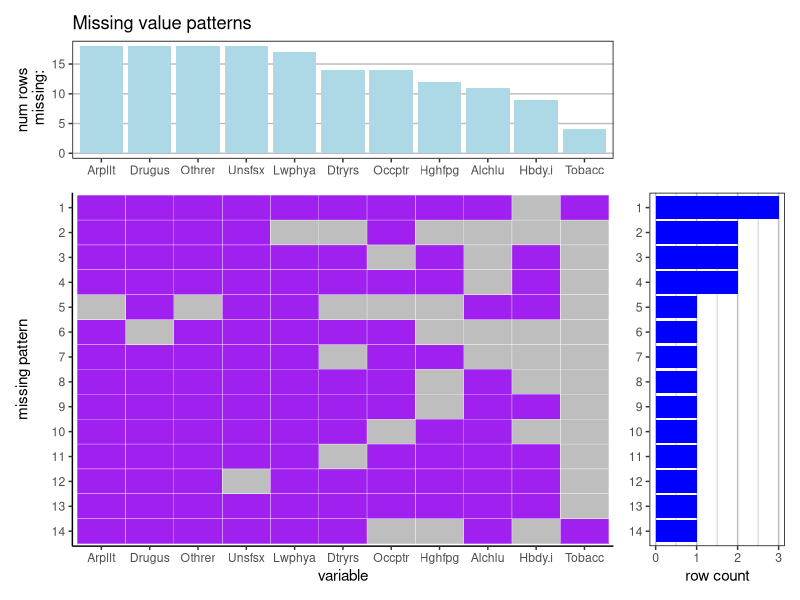
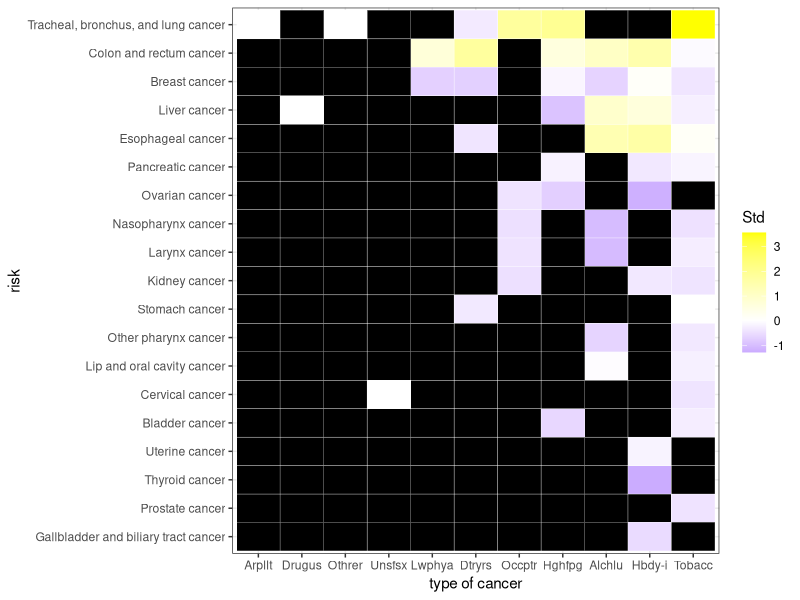

Reproduce these figures in R, in order.
## ---- chunk 1
library(readr)
library(tidyverse)
library(tidyr)
library(dplyr)
library(ggplot2)
library(patchwork)
## ---- chunk 2
cancerdata <- read_csv("cancerdata.csv")
head(cancerdata)
## ---- chunk 3
newdata <- cancerdata[,c("cause", "rei", "val")]
names(newdata) <- c("type", "risk", "death_rate")

tidydata <- newdata %>%
  pivot_wider(names_from = risk, values_from = death_rate) %>%
  column_to_rownames(var="type")
head(tidydata)
## ---- chunk 4
plot_missing <- function(df, percent=FALSE) {
  missing_patterns <- data.frame(is.na(df)) %>%
  group_by_all() %>%
  count(name = "count", sort = TRUE) %>%
  ungroup()
  
  pure_pattern <- missing_patterns[,-which(names(missing_patterns) == "count")]
  pure_pattern$incomplete <- as.logical(rowSums(pure_pattern))
  missing_patterns$incomplete <- pure_pattern$incomplete

  tidymissing <- missing_patterns %>% 
    rownames_to_column() %>%
    gather(key, value, -c(count, rowname, incomplete))
  
  tidymissing$rowname <- as.factor(as.numeric(tidymissing$rowname))

  main_plot <- ggplot(tidymissing, aes(x=fct_reorder(key,-value*count, sum),y=fct_rev(rowname),fill=value, alpha=incomplete)) +
    geom_tile(color="white") + theme_classic() +
    scale_fill_discrete(type=c("grey", "purple")) +
    scale_alpha_manual(values = c(1,0.5)) +
    annotate("text", x = length(unique(tidymissing$key))/2+0.5, y = which(rev(pure_pattern$incomplete)==FALSE), label="complete cases") + 
    xlab('variable') +
    ylab('missing pattern') + 
    theme(legend.position = "none")
  
  missing_by_pattern <- missing_patterns %>%
  select(count, incomplete) %>%
  rownames_to_column() 
  
  missing_by_pattern$rowname <- as.factor(as.numeric(missing_by_pattern$rowname))
  missing_by_pattern$percentage <- missing_by_pattern$count/sum(missing_by_pattern$count)*100
  
  missing_by_pattern$plotby <- missing_by_pattern$count 
  y_lab_pattern = "row count"
  if (percent==TRUE) {
    missing_by_pattern$plotby <- missing_by_pattern$percentage
    y_lab_pattern = "% rows"
  }

  pattern_bar <- ggplot(missing_by_pattern, aes(x=fct_rev(rowname), y=plotby, alpha=incomplete)) + 
    geom_bar(stat="identity",fill="blue") + 
    scale_alpha_manual(values = c(1,0.5)) +
    coord_flip() +
    ylab(y_lab_pattern) +
    theme(panel.background = element_rect(fill = NA), axis.title.y = element_blank(), panel.grid.major.y = element_blank(), 
          panel.grid.major.x = element_line(colour="grey"), panel.grid.minor.x = element_line(colour="grey"), panel.grid.minor.y = element_blank(),
          panel.border = element_rect(fill = NA), legend.position = "none")
  
  temp_df = apply(data.frame(is.na(df)),2,sum)
  ylabel = "num rows\n missing:"
  if (percent==TRUE) {
    temp_df = apply(data.frame(is.na(df)),2,mean)*100
    ylabel = "% rows\n missing:"
  }
  
  missing_by_col <- data.frame(temp_df) %>% 
    rownames_to_column() %>%
    filter(rowname!='incomplete')

  colnames(missing_by_col) <- c('key', 'pattern_count')

  col_bar <- ggplot(missing_by_col, aes(x=fct_reorder(key, -pattern_count), y = pattern_count))+geom_bar(stat="identity",fill="lightblue") +
    ylab(ylabel) +
    theme(panel.background = element_rect(fill = NA), axis.title.x = element_blank(), panel.grid.major.x = element_blank(), 
          panel.grid.major.y = element_line(colour="grey"), panel.grid.minor.x = element_blank(),panel.border = element_rect(fill = NA)) +
    ggtitle("Missing value patterns")
  
  if (percent==TRUE) {
    pattern_bar <- pattern_bar + ylim(0, 100)
    col_bar <- col_bar + ylim(0, 100)
  }
  
  col_bar + (ggplot()+theme_void())+ main_plot + pattern_bar + plot_layout(ncol=2, widths=c(4,1), heights=c(1,3))
}
## ---- chunk 5
names(tidydata)<-abbreviate(names(tidydata), minlength = 6)
plot_missing(tidydata)
## ---- chunk 6
tidycancer <- tidydata %>%
  rownames_to_column("type") %>%
  gather(key, value, -type) %>%
  mutate(missing = ifelse(is.na(value), 1, 0)) %>%
  group_by(key) %>%
  mutate(Std = ifelse(value-mean(value, na.rm = TRUE)==0, 0, (value-mean(value, na.rm = TRUE))/sd(value, na.rm=TRUE))) %>% 
  ungroup()

ggplot(tidycancer, aes(x=fct_reorder(key, -missing, sum), y=fct_reorder(type, -missing, sum), fill=Std)) +
  geom_tile(color="white") +
  scale_fill_gradient2(low="blue", mid="white", high = "yellow", na.value = "black") + 
  xlab("type of cancer") +
  ylab("risk") +
  theme_bw()
